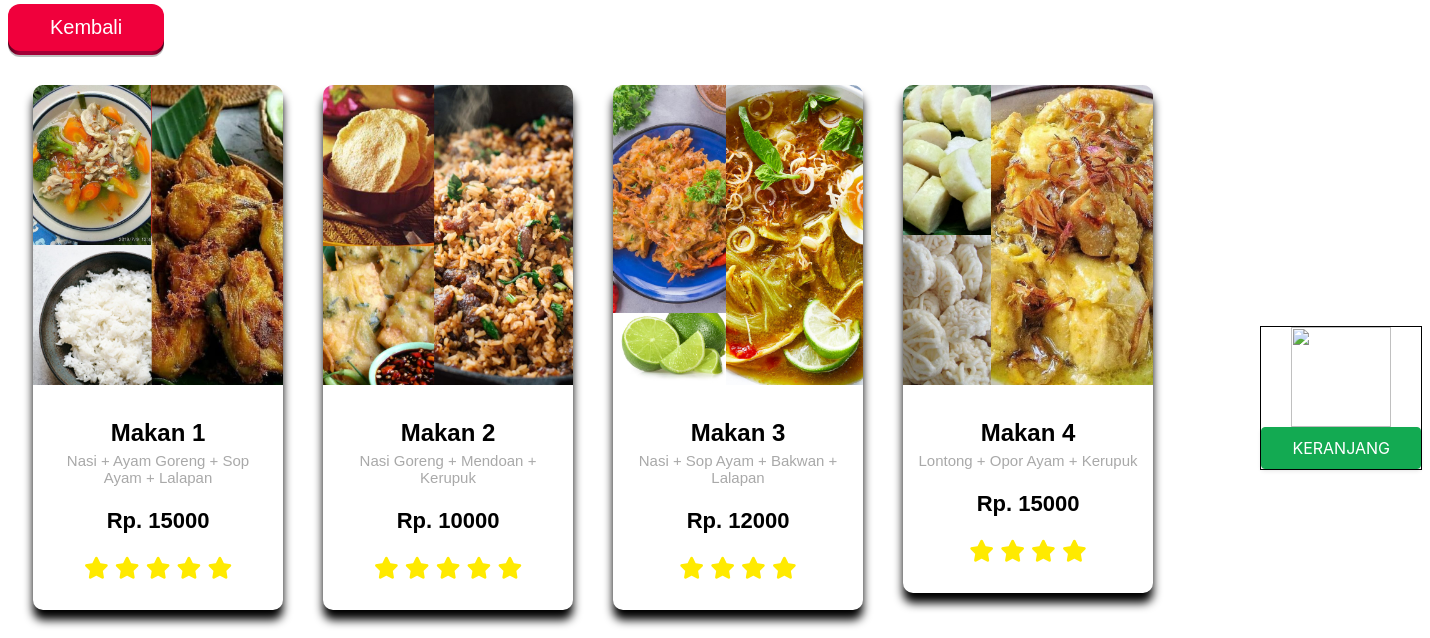
The app's page /makanan.php with its own data.
### tables this page shows
CREATE TABLE IF NOT EXISTS `menumakanan` (
  `id` int(11) NOT NULL AUTO_INCREMENT,
  `nama` varchar(50) NOT NULL,
  `rincian` text NOT NULL,
  `harga` int(20) NOT NULL,
  `rating` int(10) NOT NULL,
  `gambar` text NOT NULL,
  PRIMARY KEY (`id`)
);

### functions.php (called while the page is built)
<?php
$host = "localhost";
$user = "root";
$pass = "";
$db = "ecatering";
$conn = mysqli_connect($host, $user, $pass, $db) or die("Database MySql Tidak Terhubung");
function query($query)
{
	global $conn;
	$result = mysqli_query($conn, $query);
	$rows = [];
	while ($row = mysqli_fetch_assoc($result)) {
		$rows[] = $row;
	}
	return $rows;
}

### makanan.php (the view, shortened to what this page needs)
<?php
require('functions.php');
$menumakan = query("SELECT * FROM menumakanan");
?>
<!DOCTYPE html>
<html lang="en">
<head>
</head>
<body>
    <a href="index.php">
        <button class="button-82-pushable" role="button">
            <span class="button-82-front text">
                Kembali
            </span>
        </button>
    </a>
    <div class="container">
        <div class="container-makan">
            <?php foreach ($menumakan as $row) : ?>
                <a href="product.php?id=<?= $row['id']; ?>">
                    <div class="card">
                        <div class="head-card">
                            <img src="<?= $row['gambar']; ?>">
                        </div>
                        <div class="body-card">
                            <h1><?= $row['nama']; ?></h1>
                            <p><?= $row['rincian']; ?></p>
                            <h3>Rp. <?= $row['harga']; ?></h3>
                            <div class="rating">
                                <?php for ($i = 0; $i < $row['rating']; $i++) : ?>
                                    <i class="fa fa-star"></i>
                                <?php endfor; ?>
                            </div>
                            <br>
                        </div>
                    </div>
                </a>
            <?php endforeach; ?>
        </div>
        <div class="checkout">
            <a href="cart.php">
                <img src="svg/cart.svg" alt="">
                <button class="button-37" role="button">KERANJANG</button>
            </a>
        </div>
    </div>
</body>
</html>

### records on screen
menumakanan: gambar (picture), nama "Makan 1", rincian "Nasi + Ayam Goreng + Sop Ayam + Lalapan", harga "15000", rating 5 (drawn)
menumakanan: gambar (picture), nama "Makan 2", rincian "Nasi Goreng + Mendoan + Kerupuk", harga "10000", rating 5 (drawn)
menumakanan: gambar (picture), nama "Makan 3", rincian "Nasi + Sop Ayam + Bakwan + Lalapan", harga "12000", rating 4 (drawn)
menumakanan: gambar (picture), nama "Makan 4", rincian "Lontong + Opor Ayam + Kerupuk", harga "15000", rating 4 (drawn)
